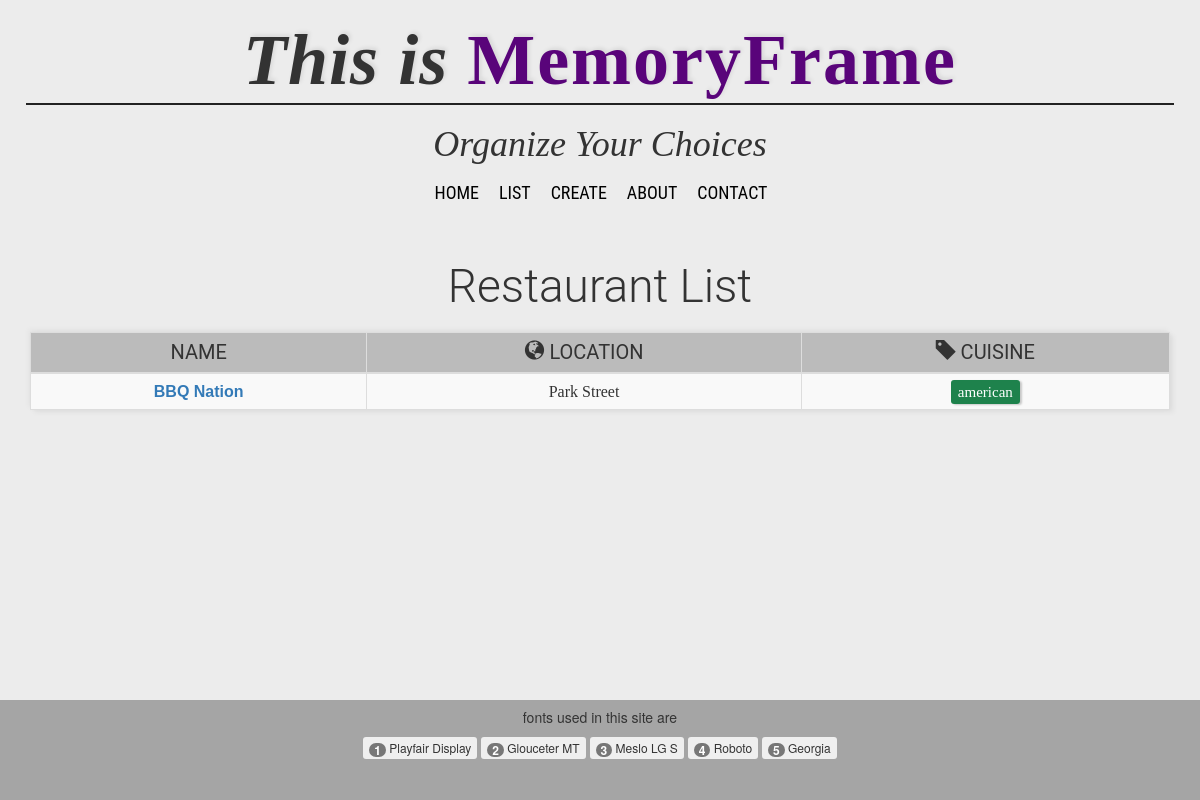
/restaurants/list/american/, run on the app's committed database.
### restaurants/models.py (models this page shows, shortened)
class RestaurantLocation(models.Model):
    owner       =models.ForeignKey(User)
    name        =models.CharField(max_length=120,blank=False)
    location    =models.CharField(max_length=120, null=True, blank=True)
    category    =models.CharField(max_length=120, null=True, blank=True, validators=[validate_category])
    timestamp   =models.DateTimeField(auto_now_add=True)
    updated     =models.DateTimeField(auto_now=True)
    slug        =models.SlugField(blank=True, null=True)
    def __str__(self):
        return self.name
    def get_absolute_url(self):
        return reverse('restaurants:detail', kwargs={'slug':self.slug})

### restaurants/views.py (the view)
# urls.py: url(r'^list/(?P<slug>[\w\s-]+)/$', views.RestaurantListView.as_view(), name='cuisine'),
class RestaurantListView(ListView):
    def get_queryset(self):
        slug=self.kwargs.get("slug")
        if slug:
            queryset = RestaurantLocation.objects.filter(
            Q(category__iexact=slug) |
            Q(category__icontains=slug)
            )
        else:
            queryset = RestaurantLocation.objects.all()
        return queryset

### restaurants/templates/restaurants/restaurantLocation_list.html (shortened to what this page needs)
{%extends "base.html"%}
{%block content%}
<h2>Restaurant List</h2>
<table class="table table-striped table-bordered table-condensed">
  <thead>
    <tr>
      <th>Name</th>
      <th><span class="glyphicon glyphicon-globe"></span> Location</th>
      <th><span class="glyphicon glyphicon-tag"></span> Cuisine</th>
    </tr>
  </thead>
  <tbody>
    {%  for obj in object_list %}
      <tr>
        <td><a href='{{ obj.get_absolute_url}}'><b>{{obj}}</b></a></td>
        <td>{{obj.location}}</td>
        <td><a href="{% url 'restaurants:cuisine' slug=obj.category %}">{{obj.category}}</a></td>
      </tr>
    {%endfor%}
  </tbody>
</table>
{%endblock content%}

### data on the page
RestaurantLocation: name "BBQ Nation", location "Park Street", category "american"
